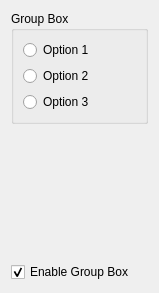
<?xml version="1.0" encoding="UTF-8"?>
<ui version="4.0">
 <class>containerWidget</class>
 <widget class="QWidget" name="containerWidget">
  <property name="geometry">
   <rect>
    <x>0</x>
    <y>0</y>
    <width>159</width>
    <height>293</height>
   </rect>
  </property>
  <property name="windowTitle">
   <string>Form</string>
  </property>
  <layout class="QVBoxLayout" name="verticalLayout_2">
   <item>
    <widget class="QGroupBox" name="containerGroupBox">
     <property name="title">
      <string>Group Box</string>
     </property>
     <layout class="QVBoxLayout" name="verticalLayout">
      <item>
       <widget class="QRadioButton" name="containerOpt1">
        <property name="text">
         <string>Option 1</string>
        </property>
       </widget>
      </item>
      <item>
       <widget class="QRadioButton" name="containerOpt2">
        <property name="text">
         <string>Option 2</string>
        </property>
       </widget>
      </item>
      <item>
       <widget class="QRadioButton" name="containerOpt3">
        <property name="text">
         <string>Option 3</string>
        </property>
       </widget>
      </item>
     </layout>
    </widget>
   </item>
   <item>
    <spacer name="verticalSpacer">
     <property name="orientation">
      <enum>Qt::Vertical</enum>
     </property>
     <property name="sizeHint" stdset="0">
      <size>
       <width>20</width>
       <height>147</height>
      </size>
     </property>
    </spacer>
   </item>
   <item>
    <widget class="QCheckBox" name="containerCheckEnable">
     <property name="text">
      <string>Enable Group Box</string>
     </property>
     <property name="checked">
      <bool>true</bool>
     </property>
    </widget>
   </item>
  </layout>
 </widget>
 <resources/>
 <connections>
  <connection>
   <sender>containerCheckEnable</sender>
   <signal>toggled(bool)</signal>
   <receiver>containerGroupBox</receiver>
   <slot>setEnabled(bool)</slot>
   <hints>
    <hint type="sourcelabel">
     <x>96</x>
     <y>205</y>
    </hint>
    <hint type="destinationlabel">
     <x>167</x>
     <y>44</y>
    </hint>
   </hints>
  </connection>
 </connections>
</ui>
